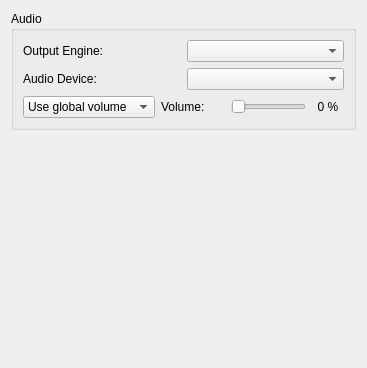
<?xml version="1.0" encoding="UTF-8"?>
<ui version="4.0">
 <class>ConfigureAudio</class>
 <widget class="QWidget" name="ConfigureAudio">
  <property name="geometry">
   <rect>
    <x>0</x>
    <y>0</y>
    <width>367</width>
    <height>368</height>
   </rect>
  </property>
  <property name="accessibleName">
   <string>Audio</string>
  </property>
  <layout class="QVBoxLayout">
   <item>
    <widget class="QGroupBox" name="groupBox">
     <property name="title">
      <string>Audio</string>
     </property>
     <layout class="QVBoxLayout">
      <item>
       <layout class="QHBoxLayout" name="_3">
        <item>
         <widget class="QLabel" name="output_sink_label">
          <property name="text">
           <string>Output Engine:</string>
          </property>
         </widget>
        </item>
        <item>
         <widget class="QComboBox" name="output_sink_combo_box"/>
        </item>
       </layout>
      </item>
      <item>
       <layout class="QHBoxLayout" name="_2">
        <item>
         <widget class="QLabel" name="audio_device_label">
          <property name="text">
           <string>Audio Device:</string>
          </property>
         </widget>
        </item>
        <item>
         <widget class="QComboBox" name="audio_device_combo_box"/>
        </item>
       </layout>
      </item>
      <item>
       <widget class="QWidget" name="volume_layout" native="true">
        <layout class="QHBoxLayout" name="horizontalLayout_2">
         <property name="leftMargin">
          <number>0</number>
         </property>
         <property name="topMargin">
          <number>0</number>
         </property>
         <property name="rightMargin">
          <number>0</number>
         </property>
         <property name="bottomMargin">
          <number>0</number>
         </property>
         <item>
          <widget class="QComboBox" name="volume_combo_box">
           <item>
            <property name="text">
             <string>Use global volume</string>
            </property>
           </item>
           <item>
            <property name="text">
             <string>Set volume:</string>
            </property>
           </item>
          </widget>
         </item>
         <item>
          <widget class="QLabel" name="volume_label">
           <property name="text">
            <string>Volume:</string>
           </property>
          </widget>
         </item>
         <item>
          <spacer name="horizontalSpacer">
           <property name="orientation">
            <enum>Qt::Horizontal</enum>
           </property>
           <property name="sizeHint" stdset="0">
            <size>
             <width>30</width>
             <height>20</height>
            </size>
           </property>
          </spacer>
         </item>
         <item>
          <widget class="QSlider" name="volume_slider">
           <property name="sizePolicy">
            <sizepolicy hsizetype="Expanding" vsizetype="Fixed">
             <horstretch>0</horstretch>
             <verstretch>0</verstretch>
            </sizepolicy>
           </property>
           <property name="maximum">
            <number>100</number>
           </property>
           <property name="pageStep">
            <number>10</number>
           </property>
           <property name="orientation">
            <enum>Qt::Horizontal</enum>
           </property>
          </widget>
         </item>
         <item>
          <widget class="QLabel" name="volume_indicator">
           <property name="minimumSize">
            <size>
             <width>32</width>
             <height>0</height>
            </size>
           </property>
           <property name="text">
            <string>0 %</string>
           </property>
           <property name="alignment">
            <set>Qt::AlignCenter</set>
           </property>
          </widget>
         </item>
        </layout>
       </widget>
      </item>
     </layout>
    </widget>
   </item>
   <item>
    <spacer>
     <property name="orientation">
      <enum>Qt::Vertical</enum>
     </property>
     <property name="sizeHint" stdset="0">
      <size>
       <width>167</width>
       <height>55</height>
      </size>
     </property>
    </spacer>
   </item>
  </layout>
 </widget>
 <resources/>
 <connections/>
</ui>
